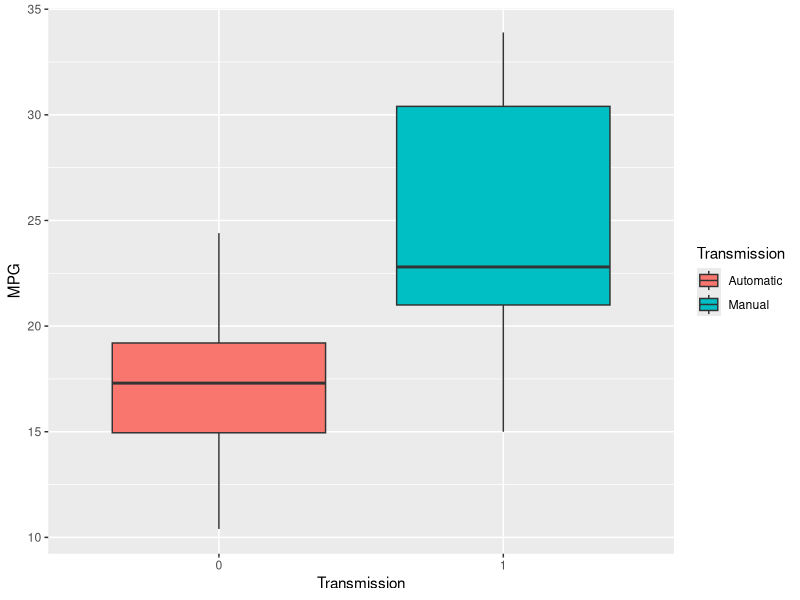

Here is the R script that generated this plot: (Note: this script raises an error after producing the figure.)
library(dplyr)
library(ggplot2)

str(mtcars)
summary(mtcars$mpg)


ggplot(mtcars,aes(x=factor(mtcars$am),y=mtcars$mpg,fill=factor(mtcars$am))) +
  geom_boxplot()+ 
  scale_fill_discrete(name = "Transmission", labels = c("Automatic", "Manual"))+
  xlab("Transmission") + ylab("MPG")


group_by(mtcars,am) %>% summarise(mean(mpg),sd(mpg)) %>% as.data.frame()



fit1 <- lm(mpg~factor(am),mtcars)
CoefFit1 <- summary(fit1)$coef
    
fit2 <- lm(mpg~factor(am)+cyl-1,mtcars)
    

anova(fit1,fit2)
##Significant difference comparing transmissions




CoefFit2 <- summary(fit2)$coef

vif(lm(mpg~factor(am)+cyl,mtcars))
##Almost no relative variables

cor(mtcars$cyl,mtcars$disp)
cor(mtcars$cyl,mtcars$hp)
cor(mtcars$cyl,mtcars$wt)
##High

fit3 <- lm(mpg~factor(am)+cyl+drat-1,mtcars)


anova(fit1,fit2,fit3)
##No significant result


fit4 <- lm(mpg~factor(am)+cyl+qsec-1,mtcars)


anova(fit1,fit2,fit4)
##No significant result


fit5 <- lm(mpg~factor(am)+cyl+factor(vs)-1,mtcars)

anova(fit1,fit2,fit5)
##No significant result



fit6 <- lm(mpg~factor(am)+cyl+factor(gear)-1,mtcars)

anova(fit1,fit2,fit6)
##No significant result


fit7 <- lm(mpg~factor(am)+cyl+factor(carb)-1,mtcars)

anova(fit1,fit2,fit7)
##No significant result




FittedMPGs <- as.integer(predict(fit2))



mtcars <- mutate(mtcars,FittedMPGs)



